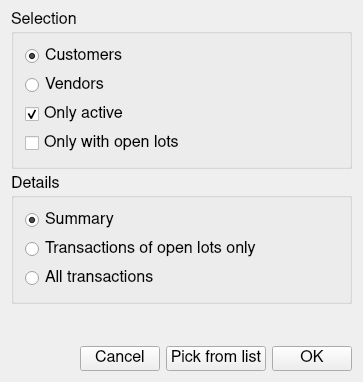
<?xml version="1.0" encoding="UTF-8"?>
<ui version="4.0">
 <class>uCuvenSelect</class>
 <widget class="QDialog" name="uCuvenSelect">
  <property name="geometry">
   <rect>
    <x>0</x>
    <y>0</y>
    <width>363</width>
    <height>382</height>
   </rect>
  </property>
  <property name="font">
   <font>
    <family>Nimbus Sans l</family>
    <pointsize>12</pointsize>
   </font>
  </property>
  <property name="windowTitle">
   <string>Select customers/vendors</string>
  </property>
  <layout class="QVBoxLayout">
   <item>
    <widget class="QGroupBox" name="wGroupSelection">
     <property name="title">
      <string>Selection</string>
     </property>
     <layout class="QHBoxLayout">
      <item>
       <layout class="QVBoxLayout">
        <item>
         <widget class="QRadioButton" name="wCust">
          <property name="text">
           <string>Customers</string>
          </property>
          <property name="checked">
           <bool>true</bool>
          </property>
         </widget>
        </item>
        <item>
         <widget class="QRadioButton" name="wVend">
          <property name="text">
           <string>Vendors</string>
          </property>
         </widget>
        </item>
        <item>
         <widget class="QCheckBox" name="wActive">
          <property name="text">
           <string>Only active</string>
          </property>
          <property name="checked">
           <bool>true</bool>
          </property>
         </widget>
        </item>
        <item>
         <widget class="QCheckBox" name="wOpenOnly">
          <property name="text">
           <string>Only with open lots</string>
          </property>
         </widget>
        </item>
       </layout>
      </item>
     </layout>
    </widget>
   </item>
   <item>
    <widget class="QGroupBox" name="wGroupDetails">
     <property name="title">
      <string>Details</string>
     </property>
     <layout class="QHBoxLayout">
      <item>
       <layout class="QVBoxLayout">
        <item>
         <widget class="QRadioButton" name="wDetSum">
          <property name="text">
           <string>Summary</string>
          </property>
          <property name="checked">
           <bool>true</bool>
          </property>
         </widget>
        </item>
        <item>
         <widget class="QRadioButton" name="wDetOpen">
          <property name="text">
           <string>Transactions of open lots only</string>
          </property>
         </widget>
        </item>
        <item>
         <widget class="QRadioButton" name="wDetAll">
          <property name="text">
           <string>All transactions</string>
          </property>
         </widget>
        </item>
       </layout>
      </item>
     </layout>
    </widget>
   </item>
   <item>
    <spacer name="spacer2">
     <property name="orientation">
      <enum>Qt::Vertical</enum>
     </property>
     <property name="sizeType">
      <enum>QSizePolicy::Expanding</enum>
     </property>
     <property name="sizeHint" stdset="0">
      <size>
       <width>20</width>
       <height>16</height>
      </size>
     </property>
    </spacer>
   </item>
   <item>
    <layout class="QHBoxLayout">
     <item>
      <spacer name="spacer1">
       <property name="orientation">
        <enum>Qt::Horizontal</enum>
       </property>
       <property name="sizeType">
        <enum>QSizePolicy::Expanding</enum>
       </property>
       <property name="sizeHint" stdset="0">
        <size>
         <width>50</width>
         <height>20</height>
        </size>
       </property>
      </spacer>
     </item>
     <item>
      <widget class="QPushButton" name="wCancel">
       <property name="text">
        <string>Cancel</string>
       </property>
       <property name="autoDefault">
        <bool>false</bool>
       </property>
      </widget>
     </item>
     <item>
      <widget class="QPushButton" name="wPick">
       <property name="text">
        <string>Pick from list</string>
       </property>
       <property name="autoDefault">
        <bool>false</bool>
       </property>
      </widget>
     </item>
     <item>
      <widget class="QPushButton" name="wOK">
       <property name="text">
        <string>OK</string>
       </property>
       <property name="autoDefault">
        <bool>false</bool>
       </property>
      </widget>
     </item>
    </layout>
   </item>
  </layout>
 </widget>
 <layoutdefault spacing="6" margin="11"/>
 <pixmapfunction>qPixmapFromMimeSource</pixmapfunction>
 <resources/>
 <connections/>
</ui>
